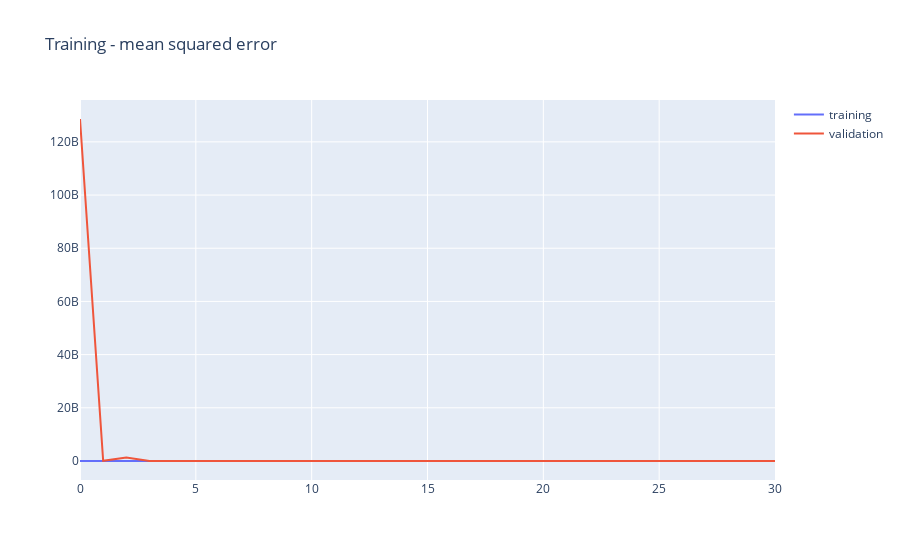
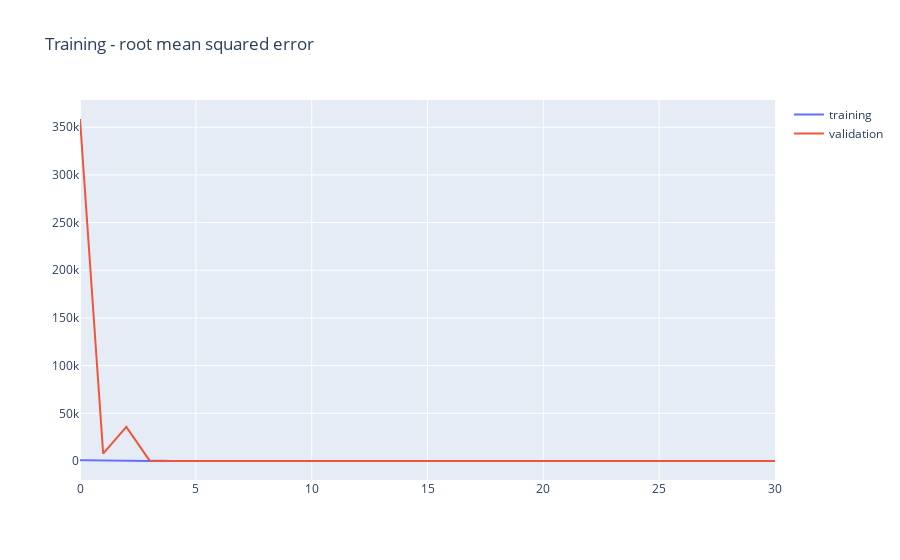

The notebook cell these images were saved under, in order:
### Code cell
import plotly.graph_objects as go
fig = go.Figure()
fig.add_trace(go.Scatter(x=model.epoch,y=model.history['loss'], name = 'training'))
fig.add_trace(go.Scatter(x=model.epoch,y=model.history['val_loss'], name = 'validation'))
fig.update_layout(title = 'Training - mean squared error',
                  hovermode = 'x unified')
fig.show()

fig = go.Figure()
fig.add_trace(go.Scatter(x=model.epoch,y=model.history['root_mean_squared_error'], name = 'training'))
fig.add_trace(go.Scatter(x=model.epoch,y=model.history['val_root_mean_squared_error'], name = 'validation'))
fig.update_layout(title = 'Training - root mean squared error',
                  hovermode = 'x unified')
fig.show()

### Figure 1 — Plotly figure (JSON) as saved in the notebook; plotly's stock layout.template omitted (floating-point values rounded to 4 significant figures)
{"data": [{"name": "training", "type": "scatter", "x": [0, 1, 2, 3, 4, 5, 6, 7, 8, 9, 10, 11, 12, 13, 14, 15, 16, 17, 18, 19, 20, 21, 22, 23, 24, 25, 26, 27, 28, 29, 30], "y": [689200.0, 23830.0, 29370.0, 10890.0, 649.6, 412.0, 226.5, 579.4, 106.6, 100.8, 72.23, 55.87, 66.01, 52.75, 64.42, 68.48, 58.82, 50.26, 62.3, 67.03, 59.17, 54.06, 76.72, 52.62, 58.6, 66.45, 80.14, 65.96, 67.48, 46.6, 82.08]}, {"name": "validation", "type": "scatter", "x": [0, 1, 2, 3, 4, 5, 6, 7, 8, 9, 10, 11, 12, 13, 14, 15, 16, 17, 18, 19, 20, 21, 22, 23, 24, 25, 26, 27, 28, 29, 30], "y": [128593403904, 60728288, 1273909120, 372900.0, 16420.0, 8700.0, 106.9, 343.6, 29.87, 93.61, 9.537, 9.47, 9.548, 9.982, 10.08, 10.17, 10.4, 10.39, 10.55, 10.45, 10.33, 10.58, 10.52, 10.61, 10.45, 10.46, 10.37, 10.37, 10.3, 10.3, 10.11]}], "layout": {"hovermode": "x unified", "title": {"text": "Training - mean squared error"}}}

### Figure 2 — Plotly figure (JSON) as saved in the notebook; plotly's stock layout.template omitted (floating-point values rounded to 4 significant figures)
{"data": [{"name": "training", "type": "scatter", "x": [0, 1, 2, 3, 4, 5, 6, 7, 8, 9, 10, 11, 12, 13, 14, 15, 16, 17, 18, 19, 20, 21, 22, 23, 24, 25, 26, 27, 28, 29, 30], "y": [830.2, 154.4, 171.4, 104.3, 25.49, 20.3, 15.05, 24.07, 10.32, 10.04, 8.499, 7.475, 8.125, 7.263, 8.026, 8.275, 7.669, 7.09, 7.893, 8.187, 7.692, 7.353, 8.759, 7.254, 7.655, 8.152, 8.952, 8.122, 8.215, 6.826, 9.06]}, {"name": "validation", "type": "scatter", "x": [0, 1, 2, 3, 4, 5, 6, 7, 8, 9, 10, 11, 12, 13, 14, 15, 16, 17, 18, 19, 20, 21, 22, 23, 24, 25, 26, 27, 28, 29, 30], "y": [358600.0, 7793.0, 35690.0, 610.7, 128.1, 93.28, 10.34, 18.54, 5.466, 9.675, 3.088, 3.077, 3.09, 3.159, 3.175, 3.19, 3.225, 3.223, 3.247, 3.233, 3.213, 3.252, 3.244, 3.257, 3.233, 3.234, 3.221, 3.221, 3.209, 3.21, 3.18]}], "layout": {"hovermode": "x unified", "title": {"text": "Training - root mean squared error"}}}
